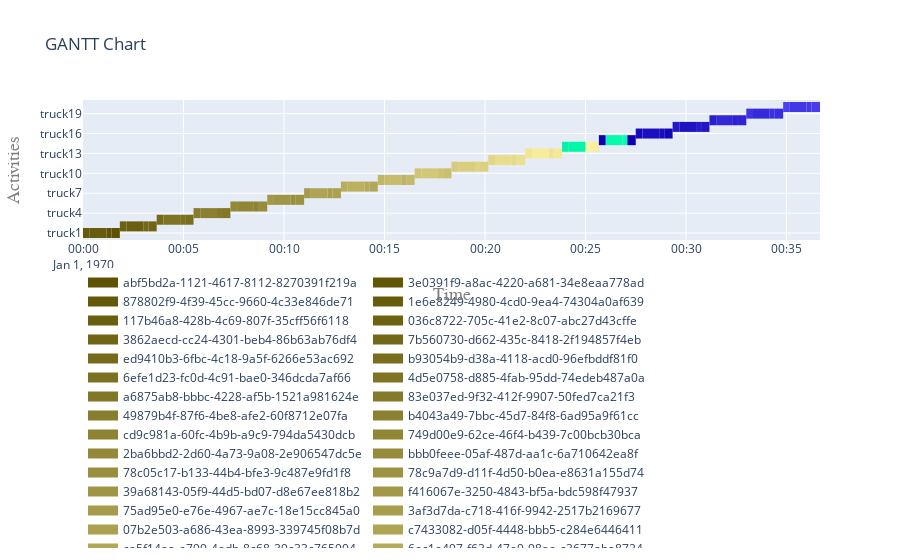

Notebook code cell kept with this figure:
### Code cell
# Example usage:
res = run(total_trucks, 1000)
trucks = res['trucks']
activities_d_truck = res['activities_d_truck']
source = res['source']
dump = res['dump']

# Plotting
fig_gantt = plot.get_gantt_chart([*trucks.values()], id_map=[*activities_d_truck.values()])
fig_step = plot.get_step_chart([source, dump])

### Figure 1 — Plotly figure (JSON) as saved in the notebook; plotly's stock layout.template omitted (floating-point values rounded to 4 significant figures)
{"data": [{"connectgaps": false, "hoverinfo": "y+name", "line": {"color": "rgb(94,82,3)", "width": 10}, "mode": "lines", "name": "abf5bd2a-1121-4617-8112-8270391f219a", "type": "scatter", "x": ["1970-01-01T00:01:25", "1970-01-01T00:01:25", "1970-01-01T00:01:50", "1970-01-01T00:01:50", "1970-01-01T00:01:50"], "y": ["truck1", "truck1", "truck1", "truck1", null]}, {"connectgaps": false, "hoverinfo": "y+name", "line": {"color": "rgb(97,85,6)", "width": 10}, "mode": "lines", "name": "3e0391f9-a8ac-4220-a681-34e8eaa778ad", "type": "scatter", "x": ["1970-01-01T00:01:10", "1970-01-01T00:01:10", "1970-01-01T00:01:25", "1970-01-01T00:01:25", "1970-01-01T00:01:25"], "y": ["truck1", "truck1", "truck1", "truck1", null]}, {"connectgaps": false, "hoverinfo": "y+name", "line": {"color": "rgb(100,88,9)", "width": 10}, "mode": "lines", "name": "878802f9-4f39-45cc-9660-4c33e846de71", "type": "scatter", "x": ["1970-01-01T00:00:00", "1970-01-01T00:00:00", "1970-01-01T00:00:20", "1970-01-01T00:00:20", "1970-01-01T00:00:20"], "y": ["truck1", "truck1", "truck1", "truck1", null]}, {"connectgaps": false, "hoverinfo": "y+name", "line": {"color": "rgb(103,91,12)", "width": 10}, "mode": "lines", "name": "1e6e8249-4980-4cd0-9ea4-74304a0af639", "type": "scatter", "x": ["1970-01-01T00:00:20", "1970-01-01T00:00:20", "1970-01-01T00:01:10", "1970-01-01T00:01:10", "1970-01-01T00:01:10"], "y": ["truck1", "truck1", "truck1", "truck1", null]}, {"connectgaps": false, "hoverinfo": "y+name", "line": {"color": "rgb(106,94,15)", "width": 10}, "mode": "lines", "name": "117b46a8-428b-4c69-807f-35cff56f6118", "type": "scatter", "x": ["1970-01-01T00:02:10", "1970-01-01T00:02:10", "1970-01-01T00:03:00", "1970-01-01T00:03:00", "1970-01-01T00:03:00"], "y": ["truck2", "truck2", "truck2", "truck2", null]}, {"connectgaps": false, "hoverinfo": "y+name", "line": {"color": "rgb(109,97,18)", "width": 10}, "mode": "lines", "name": "036c8722-705c-41e2-8c07-abc27d43cffe", "type": "scatter", "x": ["1970-01-01T00:01:50", "1970-01-01T00:01:50", "1970-01-01T00:02:10", "1970-01-01T00:02:10", "1970-01-01T00:02:10"], "y": ["truck2", "truck2", "truck2", "truck2", null]}, {"connectgaps": false, "hoverinfo": "y+name", "line": {"color": "rgb(112,100,21)", "width": 10}, "mode": "lines", "name": "3862aecd-cc24-4301-beb4-86b63ab76df4", "type": "scatter", "x": ["1970-01-01T00:03:15", "1970-01-01T00:03:15", "1970-01-01T00:03:40", "1970-01-01T00:03:40", "1970-01-01T00:03:40"], "y": ["truck2", "truck2", "truck2", "truck2", null]}, {"connectgaps": false, "hoverinfo": "y+name", "line": {"color": "rgb(115,103,24)", "width": 10}, "mode": "lines", "name": "7b560730-d662-435c-8418-2f194857f4eb", "type": "scatter", "x": ["1970-01-01T00:03:00", "1970-01-01T00:03:00", "1970-01-01T00:03:15", "1970-01-01T00:03:15", "1970-01-01T00:03:15"], "y": ["truck2", "truck2", "truck2", "truck2", null]}, {"connectgaps": false, "hoverinfo": "y+name", "line": {"color": "rgb(118,106,27)", "width": 10}, "mode": "lines", "name": "ed9410b3-6fbc-4c18-9a5f-6266e53ac692", "type": "scatter", "x": ["1970-01-01T00:03:40", "1970-01-01T00:03:40", "1970-01-01T00:04:00", "1970-01-01T00:04:00", "1970-01-01T00:04:00"], "y": ["truck3", "truck3", "truck3", "truck3", null]}, {"connectgaps": false, "hoverinfo": "y+name", "line": {"color": "rgb(121,109,30)", "width": 10}, "mode": "lines", "name": "b93054b9-d38a-4118-acd0-96efbddf81f0", "type": "scatter", "x": ["1970-01-01T00:05:05", "1970-01-01T00:05:05", "1970-01-01T00:05:30", "1970-01-01T00:05:30", "1970-01-01T00:05:30"], "y": ["truck3", "truck3", "truck3", "truck3", null]}, {"connectgaps": false, "hoverinfo": "y+name", "line": {"color": "rgb(124,112,33)", "width": 10}, "mode": "lines", "name": "6efe1d23-fc0d-4c91-bae0-346dcda7af66", "type": "scatter", "x": ["1970-01-01T00:04:50", "1970-01-01T00:04:50", "1970-01-01T00:05:05", "1970-01-01T00:05:05", "1970-01-01T00:05:05"], "y": ["truck3", "truck3", "truck3", "truck3", null]}, {"connectgaps": false, "hoverinfo": "y+name", "line": {"color": "rgb(127,115,36)", "width": 10}, "mode": "lines", "name": "4d5e0758-d885-4fab-95dd-74edeb487a0a", "type": "scatter", "x": ["1970-01-01T00:04:00", "1970-01-01T00:04:00", "1970-01-01T00:04:50", "1970-01-01T00:04:50", "1970-01-01T00:04:50"], "y": ["truck3", "truck3", "truck3", "truck3", null]}, {"connectgaps": false, "hoverinfo": "y+name", "line": {"color": "rgb(130,118,39)", "width": 10}, "mode": "lines", "name": "a6875ab8-bbbc-4228-af5b-1521a981624e", "type": "scatter", "x": ["1970-01-01T00:06:55", "1970-01-01T00:06:55", "1970-01-01T00:07:20", "1970-01-01T00:07:20", "1970-01-01T00:07:20"], "y": ["truck4", "truck4", "truck4", "truck4", null]}, {"connectgaps": false, "hoverinfo": "y+name", "line": {"color": "rgb(133,121,42)", "width": 10}, "mode": "lines", "name": "83e037ed-9f32-412f-9907-50fed7ca21f3", "type": "scatter", "x": ["1970-01-01T00:06:40", "1970-01-01T00:06:40", "1970-01-01T00:06:55", "1970-01-01T00:06:55", "1970-01-01T00:06:55"], "y": ["truck4", "truck4", "truck4", "truck4", null]}, {"connectgaps": false, "hoverinfo": "y+name", "line": {"color": "rgb(136,124,45)", "width": 10}, "mode": "lines", "name": "49879b4f-87f6-4be8-afe2-60f8712e07fa", "type": "scatter", "x": ["1970-01-01T00:05:30", "1970-01-01T00:05:30", "1970-01-01T00:05:50", "1970-01-01T00:05:50", "1970-01-01T00:05:50"], "y": ["truck4", "truck4", "truck4", "truck4", null]}, {"connectgaps": false, "hoverinfo": "y+name", "line": {"color": "rgb(139,127,48)", "width": 10}, "mode": "lines", "name": "b4043a49-7bbc-45d7-84f8-6ad95a9f61cc", "type": "scatter", "x": ["1970-01-01T00:05:50", "1970-01-01T00:05:50", "1970-01-01T00:06:40", "1970-01-01T00:06:40", "1970-01-01T00:06:40"], "y": ["truck4", "truck4", "truck4", "truck4", null]}, {"connectgaps": false, "hoverinfo": "y+name", "line": {"color": "rgb(142,130,51)", "width": 10}, "mode": "lines", "name": "cd9c981a-60fc-4b9b-a9c9-794da5430dcb", "type": "scatter", "x": ["1970-01-01T00:08:30", "1970-01-01T00:08:30", "1970-01-01T00:08:45", "1970-01-01T00:08:45", "1970-01-01T00:08:45"], "y": ["truck5", "truck5", "truck5", "truck5", null]}, {"connectgaps": false, "hoverinfo": "y+name", "line": {"color": "rgb(145,133,54)", "width": 10}, "mode": "lines", "name": "749d00e9-62ce-46f4-b439-7c00bcb30bca", "type": "scatter", "x": ["1970-01-01T00:07:40", "1970-01-01T00:07:40", "1970-01-01T00:08:30", "1970-01-01T00:08:30", "1970-01-01T00:08:30"], "y": ["truck5", "truck5", "truck5", "truck5", null]}, {"connectgaps": false, "hoverinfo": "y+name", "line": {"color": "rgb(148,136,57)", "width": 10}, "mode": "lines", "name": "2ba6bbd2-2d60-4a73-9a08-2e906547dc5e", "type": "scatter", "x": ["1970-01-01T00:07:20", "1970-01-01T00:07:20", "1970-01-01T00:07:40", "1970-01-01T00:07:40", "1970-01-01T00:07:40"], "y": ["truck5", "truck5", "truck5", "truck5", null]}, {"connectgaps": false, "hoverinfo": "y+name", "line": {"color": "rgb(151,139,60)", "width": 10}, "mode": "lines", "name": "bbb0feee-05af-487d-aa1c-6a710642ea8f", "type": "scatter", "x": ["1970-01-01T00:08:45", "1970-01-01T00:08:45", "1970-01-01T00:09:10", "1970-01-01T00:09:10", "1970-01-01T00:09:10"], "y": ["truck5", "truck5", "truck5", "truck5", null]}, {"connectgaps": false, "hoverinfo": "y+name", "line": {"color": "rgb(154,142,63)", "width": 10}, "mode": "lines", "name": "78c05c17-b133-44b4-bfe3-9c487e9fd1f8", "type": "scatter", "x": ["1970-01-01T00:10:20", "1970-01-01T00:10:20", "1970-01-01T00:10:35", "1970-01-01T00:10:35", "1970-01-01T00:10:35"], "y": ["truck6", "truck6", "truck6", "truck6", null]}, {"connectgaps": false, "hoverinfo": "y+name", "line": {"color": "rgb(157,145,66)", "width": 10}, "mode": "lines", "name": "78c9a7d9-d11f-4d50-b0ea-e8631a155d74", "type": "scatter", "x": ["1970-01-01T00:10:35", "1970-01-01T00:10:35", "1970-01-01T00:11:00", "1970-01-01T00:11:00", "1970-01-01T00:11:00"], "y": ["truck6", "truck6", "truck6", "truck6", null]}, {"connectgaps": false, "hoverinfo": "y+name", "line": {"color": "rgb(160,148,69)", "width": 10}, "mode": "lines", "name": "39a68143-05f9-44d5-bd07-d8e67ee818b2", "type": "scatter", "x": ["1970-01-01T00:09:30", "1970-01-01T00:09:30", "1970-01-01T00:10:20", "1970-01-01T00:10:20", "1970-01-01T00:10:20"], "y": ["truck6", "truck6", "truck6", "truck6", null]}, {"connectgaps": false, "hoverinfo": "y+name", "line": {"color": "rgb(163,151,72)", "width": 10}, "mode": "lines", "name": "f416067e-3250-4843-bf5a-bdc598f47937", "type": "scatter", "x": ["1970-01-01T00:09:10", "1970-01-01T00:09:10", "1970-01-01T00:09:30", "1970-01-01T00:09:30", "1970-01-01T00:09:30"], "y": ["truck6", "truck6", "truck6", "truck6", null]}, {"connectgaps": false, "hoverinfo": "y+name", "line": {"color": "rgb(166,154,75)", "width": 10}, "mode": "lines", "name": "75ad95e0-e76e-4967-ae7c-18e15cc845a0", "type": "scatter", "x": ["1970-01-01T00:11:00", "1970-01-01T00:11:00", "1970-01-01T00:11:20", "1970-01-01T00:11:20", "1970-01-01T00:11:20"], "y": ["truck7", "truck7", "truck7", "truck7", null]}, {"connectgaps": false, "hoverinfo": "y+name", "line": {"color": "rgb(169,157,78)", "width": 10}, "mode": "lines", "name": "3af3d7da-c718-416f-9942-2517b2169677", "type": "scatter", "x": ["1970-01-01T00:12:10", "1970-01-01T00:12:10", "1970-01-01T00:12:25", "1970-01-01T00:12:25", "1970-01-01T00:12:25"], "y": ["truck7", "truck7", "truck7", "truck7", null]}, {"connectgaps": false, "hoverinfo": "y+name", "line": {"color": "rgb(172,160,81)", "width": 10}, "mode": "lines", "name": "07b2e503-a686-43ea-8993-339745f08b7d", "type": "scatter", "x": ["1970-01-01T00:12:25", "1970-01-01T00:12:25", "1970-01-01T00:12:50", "1970-01-01T00:12:50", "1970-01-01T00:12:50"], "y": ["truck7", "truck7", "truck7", "truck7", null]}, {"connectgaps": false, "hoverinfo": "y+name", "line": {"color": "rgb(175,163,84)", "width": 10}, "mode": "lines", "name": "c7433082-d05f-4448-bbb5-c284e6446411", "type": "scatter", "x": ["1970-01-01T00:11:20", "1970-01-01T00:11:20", "1970-01-01T00:12:10", "1970-01-01T00:12:10", "1970-01-01T00:12:10"], "y": ["truck7", "truck7", "truck7", "truck7", null]}, {"connectgaps": false, "hoverinfo": "y+name", "line": {"color": "rgb(178,166,87)", "width": 10}, "mode": "lines", "name": "ca5f14aa-e799-4edb-8c68-39c33c765904", "type": "scatter", "x": ["1970-01-01T00:14:15", "1970-01-01T00:14:15", "1970-01-01T00:14:40", "1970-01-01T00:14:40", "1970-01-01T00:14:40"], "y": ["truck8", "truck8", "truck8", "truck8", null]}, {"connectgaps": false, "hoverinfo": "y+name", "line": {"color": "rgb(181,169,90)", "width": 10}, "mode": "lines", "name": "6ec1e497-f63d-47e9-98ae-c3677aba8724", "type": "scatter", "x": ["1970-01-01T00:14:00", "1970-01-01T00:14:00", "1970-01-01T00:14:15", "1970-01-01T00:14:15", "1970-01-01T00:14:15"], "y": ["truck8", "truck8", "truck8", "truck8", null]}, {"connectgaps": false, "hoverinfo": "y+name", "line": {"color": "rgb(184,172,93)", "width": 10}, "mode": "lines", "name": "3a470deb-f0b5-43fa-a636-09d04e476346", "type": "scatter", "x": ["1970-01-01T00:12:50", "1970-01-01T00:12:50", "1970-01-01T00:13:10", "1970-01-01T00:13:10", "1970-01-01T00:13:10"], "y": ["truck8", "truck8", "truck8", "truck8", null]}, {"connectgaps": false, "hoverinfo": "y+name", "line": {"color": "rgb(187,175,96)", "width": 10}, "mode": "lines", "name": "f2cec61c-8363-4403-89e9-b9595e45b3f0", "type": "scatter", "x": ["1970-01-01T00:13:10", "1970-01-01T00:13:10", "1970-01-01T00:14:00", "1970-01-01T00:14:00", "1970-01-01T00:14:00"], "y": ["truck8", "truck8", "truck8", "truck8", null]}, {"connectgaps": false, "hoverinfo": "y+name", "line": {"color": "rgb(190,178,99)", "width": 10}, "mode": "lines", "name": "38cce11d-1155-41b5-b1d6-38010647dbd1", "type": "scatter", "x": ["1970-01-01T00:15:50", "1970-01-01T00:15:50", "1970-01-01T00:16:05", "1970-01-01T00:16:05", "1970-01-01T00:16:05"], "y": ["truck9", "truck9", "truck9", "truck9", null]}, {"connectgaps": false, "hoverinfo": "y+name", "line": {"color": "rgb(193,181,102)", "width": 10}, "mode": "lines", "name": "6ff21984-1b60-4e02-9e9a-ab1fdac1ca0b", "type": "scatter", "x": ["1970-01-01T00:14:40", "1970-01-01T00:14:40", "1970-01-01T00:15:00", "1970-01-01T00:15:00", "1970-01-01T00:15:00"], "y": ["truck9", "truck9", "truck9", "truck9", null]}, {"connectgaps": false, "hoverinfo": "y+name", "line": {"color": "rgb(196,184,105)", "width": 10}, "mode": "lines", "name": "78e45c12-d0fa-40a4-aa1a-2d616203a90d", "type": "scatter", "x": ["1970-01-01T00:16:05", "1970-01-01T00:16:05", "1970-01-01T00:16:30", "1970-01-01T00:16:30", "1970-01-01T00:16:30"], "y": ["truck9", "truck9", "truck9", "truck9", null]}, {"connectgaps": false, "hoverinfo": "y+name", "line": {"color": "rgb(199,187,108)", "width": 10}, "mode": "lines", "name": "c930fcc2-10fc-41f6-9039-a77331a67b13", "type": "scatter", "x": ["1970-01-01T00:15:00", "1970-01-01T00:15:00", "1970-01-01T00:15:50", "1970-01-01T00:15:50", "1970-01-01T00:15:50"], "y": ["truck9", "truck9", "truck9", "truck9", null]}, {"connectgaps": false, "hoverinfo": "y+name", "line": {"color": "rgb(202,190,111)", "width": 10}, "mode": "lines", "name": "7379c244-cb20-4216-b4f6-4f7484e7bb55", "type": "scatter", "x": ["1970-01-01T00:17:55", "1970-01-01T00:17:55", "1970-01-01T00:18:20", "1970-01-01T00:18:20", "1970-01-01T00:18:20"], "y": ["truck10", "truck10", "truck10", "truck10", null]}, {"connectgaps": false, "hoverinfo": "y+name", "line": {"color": "rgb(205,193,114)", "width": 10}, "mode": "lines", "name": "a5d5e4ff-ff2c-4386-8a88-9ee7b0e33881", "type": "scatter", "x": ["1970-01-01T00:17:40", "1970-01-01T00:17:40", "1970-01-01T00:17:55", "1970-01-01T00:17:55", "1970-01-01T00:17:55"], "y": ["truck10", "truck10", "truck10", "truck10", null]}, {"connectgaps": false, "hoverinfo": "y+name", "line": {"color": "rgb(208,196,117)", "width": 10}, "mode": "lines", "name": "02708709-fe65-484c-b80e-f1cc71d4d89c", "type": "scatter", "x": ["1970-01-01T00:16:30", "1970-01-01T00:16:30", "1970-01-01T00:16:50", "1970-01-01T00:16:50", "1970-01-01T00:16:50"], "y": ["truck10", "truck10", "truck10", "truck10", null]}, {"connectgaps": false, "hoverinfo": "y+name", "line": {"color": "rgb(211,199,120)", "width": 10}, "mode": "lines", "name": "dac1113b-fbb1-4e58-8c7f-9450f5ca162a", "type": "scatter", "x": ["1970-01-01T00:16:50", "1970-01-01T00:16:50", "1970-01-01T00:17:40", "1970-01-01T00:17:40", "1970-01-01T00:17:40"], "y": ["truck10", "truck10", "truck10", "truck10", null]}, {"connectgaps": false, "hoverinfo": "y+name", "line": {"color": "rgb(214,202,123)", "width": 10}, "mode": "lines", "name": "04d2ab15-d999-4605-87e4-d01e6a43e2a0", "type": "scatter", "x": ["1970-01-01T00:18:20", "1970-01-01T00:18:20", "1970-01-01T00:18:40", "1970-01-01T00:18:40", "1970-01-01T00:18:40"], "y": ["truck11", "truck11", "truck11", "truck11", null]}, {"connectgaps": false, "hoverinfo": "y+name", "line": {"color": "rgb(217,205,126)", "width": 10}, "mode": "lines", "name": "a1c7f485-13cb-4256-a1b6-b380f64abff3", "type": "scatter", "x": ["1970-01-01T00:18:40", "1970-01-01T00:18:40", "1970-01-01T00:19:30", "1970-01-01T00:19:30", "1970-01-01T00:19:30"], "y": ["truck11", "truck11", "truck11", "truck11", null]}, {"connectgaps": false, "hoverinfo": "y+name", "line": {"color": "rgb(220,208,129)", "width": 10}, "mode": "lines", "name": "2036cfe5-a7b7-4ce3-862d-ffb7474ad798", "type": "scatter", "x": ["1970-01-01T00:19:45", "1970-01-01T00:19:45", "1970-01-01T00:20:10", "1970-01-01T00:20:10", "1970-01-01T00:20:10"], "y": ["truck11", "truck11", "truck11", "truck11", null]}, {"connectgaps": false, "hoverinfo": "y+name", "line": {"color": "rgb(223,211,132)", "width": 10}, "mode": "lines", "name": "0a4d5307-ffa1-4440-b3ed-345022b083e9", "type": "scatter", "x": ["1970-01-01T00:19:30", "1970-01-01T00:19:30", "1970-01-01T00:19:45", "1970-01-01T00:19:45", "1970-01-01T00:19:45"], "y": ["truck11", "truck11", "truck11", "truck11", null]}, {"connectgaps": false, "hoverinfo": "y+name", "line": {"color": "rgb(226,214,135)", "width": 10}, "mode": "lines", "name": "c00a0123-7815-4fad-a848-a2b232e23975", "type": "scatter", "x": ["1970-01-01T00:20:10", "1970-01-01T00:20:10", "1970-01-01T00:20:30", "1970-01-01T00:20:30", "1970-01-01T00:20:30"], "y": ["truck12", "truck12", "truck12", "truck12", null]}, {"connectgaps": false, "hoverinfo": "y+name", "line": {"color": "rgb(229,217,138)", "width": 10}, "mode": "lines", "name": "8bce4950-85f2-44b9-9d45-c96d09f8fcbb", "type": "scatter", "x": ["1970-01-01T00:21:20", "1970-01-01T00:21:20", "1970-01-01T00:21:35", "1970-01-01T00:21:35", "1970-01-01T00:21:35"], "y": ["truck12", "truck12", "truck12", "truck12", null]}, {"connectgaps": false, "hoverinfo": "y+name", "line": {"color": "rgb(232,220,141)", "width": 10}, "mode": "lines", "name": "877c68b1-fe98-40af-882b-ac15a663fe67", "type": "scatter", "x": ["1970-01-01T00:20:30", "1970-01-01T00:20:30", "1970-01-01T00:21:20", "1970-01-01T00:21:20", "1970-01-01T00:21:20"], "y": ["truck12", "truck12", "truck12", "truck12", null]}, {"connectgaps": false, "hoverinfo": "y+name", "line": {"color": "rgb(235,223,144)", "width": 10}, "mode": "lines", "name": "183a5566-546c-47cf-bd3b-d6a540e175fa", "type": "scatter", "x": ["1970-01-01T00:21:35", "1970-01-01T00:21:35", "1970-01-01T00:22:00", "1970-01-01T00:22:00", "1970-01-01T00:22:00"], "y": ["truck12", "truck12", "truck12", "truck12", null]}, {"connectgaps": false, "hoverinfo": "y+name", "line": {"color": "rgb(238,226,147)", "width": 10}, "mode": "lines", "name": "9e65f814-db77-473a-9359-627db76c7db3", "type": "scatter", "x": ["1970-01-01T00:23:10", "1970-01-01T00:23:10", "1970-01-01T00:23:25", "1970-01-01T00:23:25", "1970-01-01T00:23:25"], "y": ["truck13", "truck13", "truck13", "truck13", null]}, {"connectgaps": false, "hoverinfo": "y+name", "line": {"color": "rgb(241,229,150)", "width": 10}, "mode": "lines", "name": "94523281-2e54-4684-9d3d-f3f7b3f00bd9", "type": "scatter", "x": ["1970-01-01T00:22:00", "1970-01-01T00:22:00", "1970-01-01T00:22:20", "1970-01-01T00:22:20", "1970-01-01T00:22:20"], "y": ["truck13", "truck13", "truck13", "truck13", null]}, {"connectgaps": false, "hoverinfo": "y+name", "line": {"color": "rgb(244,232,153)", "width": 10}, "mode": "lines", "name": "b05964dc-dacb-476d-b984-dfc9ffa74f2a", "type": "scatter", "x": ["1970-01-01T00:23:25", "1970-01-01T00:23:25", "1970-01-01T00:23:50", "1970-01-01T00:23:50", "1970-01-01T00:23:50"], "y": ["truck13", "truck13", "truck13", "truck13", null]}, {"connectgaps": false, "hoverinfo": "y+name", "line": {"color": "rgb(247,235,156)", "width": 10}, "mode": "lines", "name": "fb4b4344-039b-4b5d-942b-062b3fa88c7a", "type": "scatter", "x": ["1970-01-01T00:22:20", "1970-01-01T00:22:20", "1970-01-01T00:23:10", "1970-01-01T00:23:10", "1970-01-01T00:23:10"], "y": ["truck13", "truck13", "truck13", "truck13", null]}, {"connectgaps": false, "hoverinfo": "y+name", "line": {"color": "rgb(250,238,159)", "width": 10}, "mode": "lines", "name": "d4763969-32b1-43fa-9280-a25626492c43", "type": "scatter", "x": ["1970-01-01T00:25:15", "1970-01-01T00:25:15", "1970-01-01T00:25:40", "1970-01-01T00:25:40", "1970-01-01T00:25:40"], "y": ["truck14", "truck14", "truck14", "truck14", null]}, {"connectgaps": false, "hoverinfo": "y+name", "line": {"color": "rgb(253,241,162)", "width": 10}, "mode": "lines", "name": "28a79754-b30a-4f09-8453-831b4f85bb86", "type": "scatter", "x": ["1970-01-01T00:25:00", "1970-01-01T00:25:00", "1970-01-01T00:25:15", "1970-01-01T00:25:15", "1970-01-01T00:25:15"], "y": ["truck14", "truck14", "truck14", "truck14", null]}, {"connectgaps": false, "hoverinfo": "y+name", "line": {"color": "rgb(0,244,165)", "width": 10}, "mode": "lines", "name": "5717ce80-5d38-4900-b506-f84fbc3673a6", "type": "scatter", "x": ["1970-01-01T00:23:50", "1970-01-01T00:23:50", "1970-01-01T00:24:10", "1970-01-01T00:24:10", "1970-01-01T00:24:10"], "y": ["truck14", "truck14", "truck14", "truck14", null]}, {"connectgaps": false, "hoverinfo": "y+name", "line": {"color": "rgb(3,247,168)", "width": 10}, "mode": "lines", "name": "b06af3a5-0fe4-4d5d-8614-c554a73d2ded", "type": "scatter", "x": ["1970-01-01T00:24:10", "1970-01-01T00:24:10", "1970-01-01T00:25:00", "1970-01-01T00:25:00", "1970-01-01T00:25:00"], "y": ["truck14", "truck14", "truck14", "truck14", null]}, {"connectgaps": false, "hoverinfo": "y+name", "line": {"color": "rgb(6,250,171)", "width": 10}, "mode": "lines", "name": "67a1c3f7-6eee-4092-bdaa-2f3159601b88", "type": "scatter", "x": ["1970-01-01T00:26:00", "1970-01-01T00:26:00", "1970-01-01T00:26:50", "1970-01-01T00:26:50", "1970-01-01T00:26:50"], "y": ["truck15", "truck15", "truck15", "truck15", null]}, {"connectgaps": false, "hoverinfo": "y+name", "line": {"color": "rgb(9,253,174)", "width": 10}, "mode": "lines", "name": "a8f51680-bff3-4043-8f19-af7dc1e8c5e2", "type": "scatter", "x": ["1970-01-01T00:26:50", "1970-01-01T00:26:50", "1970-01-01T00:27:05", "1970-01-01T00:27:05", "1970-01-01T00:27:05"], "y": ["truck15", "truck15", "truck15", "truck15", null]}, {"connectgaps": false, "hoverinfo": "y+name", "line": {"color": "rgb(12,0,177)", "width": 10}, "mode": "lines", "name": "eb9765a1-ef7f-4159-8ebe-61a5ef10b185", "type": "scatter", "x": ["1970-01-01T00:27:05", "1970-01-01T00:27:05", "1970-01-01T00:27:30", "1970-01-01T00:27:30", "1970-01-01T00:27:30"], "y": ["truck15", "truck15", "truck15", "truck15", null]}, {"connectgaps": false, "hoverinfo": "y+name", "line": {"color": "rgb(15,3,180)", "width": 10}, "mode": "lines", "name": "cef1cc8c-dd9f-4816-ace1-0ebc91a9e3f0", "type": "scatter", "x": ["1970-01-01T00:25:40", "1970-01-01T00:25:40", "1970-01-01T00:26:00", "1970-01-01T00:26:00", "1970-01-01T00:26:00"], "y": ["truck15", "truck15", "truck15", "truck15", null]}, {"connectgaps": false, "hoverinfo": "y+name", "line": {"color": "rgb(18,6,183)", "width": 10}, "mode": "lines", "name": "0a2df9eb-484e-4c97-8b21-555555a80d5b", "type": "scatter", "x": ["1970-01-01T00:28:55", "1970-01-01T00:28:55", "1970-01-01T00:29:20", "1970-01-01T00:29:20", "1970-01-01T00:29:20"], "y": ["truck16", "truck16", "truck16", "truck16", null]}, {"connectgaps": false, "hoverinfo": "y+name", "line": {"color": "rgb(21,9,186)", "width": 10}, "mode": "lines", "name": "ac3f1a90-ac6b-4f42-81af-48413e6441e4", "type": "scatter", "x": ["1970-01-01T00:27:30", "1970-01-01T00:27:30", "1970-01-01T00:27:50", "1970-01-01T00:27:50", "1970-01-01T00:27:50"], "y": ["truck16", "truck16", "truck16", "truck16", null]}, {"connectgaps": false, "hoverinfo": "y+name", "line": {"color": "rgb(24,12,189)", "width": 10}, "mode": "lines", "name": "953238f2-285b-4757-b9b6-075c5d8cd4fa", "type": "scatter", "x": ["1970-01-01T00:28:40", "1970-01-01T00:28:40", "1970-01-01T00:28:55", "1970-01-01T00:28:55", "1970-01-01T00:28:55"], "y": ["truck16", "truck16", "truck16", "truck16", null]}, {"connectgaps": false, "hoverinfo": "y+name", "line": {"color": "rgb(27,15,192)", "width": 10}, "mode": "lines", "name": "19d1d16b-1464-4603-a52a-c80d54aeb4f0", "type": "scatter", "x": ["1970-01-01T00:27:50", "1970-01-01T00:27:50", "1970-01-01T00:28:40", "1970-01-01T00:28:40", "1970-01-01T00:28:40"], "y": ["truck16", "truck16", "truck16", "truck16", null]}, {"connectgaps": false, "hoverinfo": "y+name", "line": {"color": "rgb(30,18,195)", "width": 10}, "mode": "lines", "name": "e18e8804-8775-45b4-b6d4-383d1558b13e", "type": "scatter", "x": ["1970-01-01T00:29:40", "1970-01-01T00:29:40", "1970-01-01T00:30:30", "1970-01-01T00:30:30", "1970-01-01T00:30:30"], "y": ["truck17", "truck17", "truck17", "truck17", null]}, {"connectgaps": false, "hoverinfo": "y+name", "line": {"color": "rgb(33,21,198)", "width": 10}, "mode": "lines", "name": "f38b8805-90dc-45c7-851e-4b2aa574f92b", "type": "scatter", "x": ["1970-01-01T00:30:45", "1970-01-01T00:30:45", "1970-01-01T00:31:10", "1970-01-01T00:31:10", "1970-01-01T00:31:10"], "y": ["truck17", "truck17", "truck17", "truck17", null]}, {"connectgaps": false, "hoverinfo": "y+name", "line": {"color": "rgb(36,24,201)", "width": 10}, "mode": "lines", "name": "765d452a-72bc-4f95-bf14-e556d7d6c6e6", "type": "scatter", "x": ["1970-01-01T00:29:20", "1970-01-01T00:29:20", "1970-01-01T00:29:40", "1970-01-01T00:29:40", "1970-01-01T00:29:40"], "y": ["truck17", "truck17", "truck17", "truck17", null]}, {"connectgaps": false, "hoverinfo": "y+name", "line": {"color": "rgb(39,27,204)", "width": 10}, "mode": "lines", "name": "d0f265d8-53cc-45e5-b80e-61162bddfdc3", "type": "scatter", "x": ["1970-01-01T00:30:30", "1970-01-01T00:30:30", "1970-01-01T00:30:45", "1970-01-01T00:30:45", "1970-01-01T00:30:45"], "y": ["truck17", "truck17", "truck17", "truck17", null]}, {"connectgaps": false, "hoverinfo": "y+name", "line": {"color": "rgb(42,30,207)", "width": 10}, "mode": "lines", "name": "f9b3ca7d-4352-4a26-a8d1-66a13a32b55c", "type": "scatter", "x": ["1970-01-01T00:31:10", "1970-01-01T00:31:10", "1970-01-01T00:31:30", "1970-01-01T00:31:30", "1970-01-01T00:31:30"], "y": ["truck18", "truck18", "truck18", "truck18", null]}, {"connectgaps": false, "hoverinfo": "y+name", "line": {"color": "rgb(45,33,210)", "width": 10}, "mode": "lines", "name": "3957ed6a-cec1-49ff-b19c-486a434b1cf9", "type": "scatter", "x": ["1970-01-01T00:32:20", "1970-01-01T00:32:20", "1970-01-01T00:32:35", "1970-01-01T00:32:35", "1970-01-01T00:32:35"], "y": ["truck18", "truck18", "truck18", "truck18", null]}, {"connectgaps": false, "hoverinfo": "y+name", "line": {"color": "rgb(48,36,213)", "width": 10}, "mode": "lines", "name": "323c5961-3da3-48e2-8c1e-d110c120cd17", "type": "scatter", "x": ["1970-01-01T00:32:35", "1970-01-01T00:32:35", "1970-01-01T00:33:00", "1970-01-01T00:33:00", "1970-01-01T00:33:00"], "y": ["truck18", "truck18", "truck18", "truck18", null]}, {"connectgaps": false, "hoverinfo": "y+name", "line": {"color": "rgb(51,39,216)", "width": 10}, "mode": "lines", "name": "6caa23e1-5b68-4220-ad0f-277bfd854a4d", "type": "scatter", "x": ["1970-01-01T00:31:30", "1970-01-01T00:31:30", "1970-01-01T00:32:20", "1970-01-01T00:32:20", "1970-01-01T00:32:20"], "y": ["truck18", "truck18", "truck18", "truck18", null]}, {"connectgaps": false, "hoverinfo": "y+name", "line": {"color": "rgb(54,42,219)", "width": 10}, "mode": "lines", "name": "088da23c-24df-45ad-94f8-fc28b67039d7", "type": "scatter", "x": ["1970-01-01T00:33:20", "1970-01-01T00:33:20", "1970-01-01T00:34:10", "1970-01-01T00:34:10", "1970-01-01T00:34:10"], "y": ["truck19", "truck19", "truck19", "truck19", null]}, {"connectgaps": false, "hoverinfo": "y+name", "line": {"color": "rgb(57,45,222)", "width": 10}, "mode": "lines", "name": "d87d2ce5-7035-47cf-97e9-a11af4ad63f0", "type": "scatter", "x": ["1970-01-01T00:34:25", "1970-01-01T00:34:25", "1970-01-01T00:34:50", "1970-01-01T00:34:50", "1970-01-01T00:34:50"], "y": ["truck19", "truck19", "truck19", "truck19", null]}, {"connectgaps": false, "hoverinfo": "y+name", "line": {"color": "rgb(60,48,225)", "width": 10}, "mode": "lines", "name": "4dd2effc-85a0-451b-b525-001c81cc583a", "type": "scatter", "x": ["1970-01-01T00:34:10", "1970-01-01T00:34:10", "1970-01-01T00:34:25", "1970-01-01T00:34:25", "1970-01-01T00:34:25"], "y": ["truck19", "truck19", "truck19", "truck19", null]}, {"connectgaps": false, "hoverinfo": "y+name", "line": {"color": "rgb(63,51,228)", "width": 10}, "mode": "lines", "name": "e17794fb-bf30-4f39-8343-5673b76ca4d4", "type": "scatter", "x": ["1970-01-01T00:33:00", "1970-01-01T00:33:00", "1970-01-01T00:33:20", "1970-01-01T00:33:20", "1970-01-01T00:33:20"], "y": ["truck19", "truck19", "truck19", "truck19", null]}, {"connectgaps": false, "hoverinfo": "y+name", "line": {"color": "rgb(66,54,231)", "width": 10}, "mode": "lines", "name": "690f7fcf-acec-4442-b96c-018f8e2b28c2", "type": "scatter", "x": ["1970-01-01T00:35:10", "1970-01-01T00:35:10", "1970-01-01T00:36:00", "1970-01-01T00:36:00", "1970-01-01T00:36:00"], "y": ["truck20", "truck20", "truck20", "truck20", null]}, {"connectgaps": false, "hoverinfo": "y+name", "line": {"color": "rgb(69,57,234)", "width": 10}, "mode": "lines", "name": "62c4d08c-9c10-4b68-a3c7-fd173780fef3", "type": "scatter", "x": ["1970-01-01T00:36:00", "1970-01-01T00:36:00", "1970-01-01T00:36:15", "1970-01-01T00:36:15", "1970-01-01T00:36:15"], "y": ["truck20", "truck20", "truck20", "truck20", null]}, {"connectgaps": false, "hoverinfo": "y+name", "line": {"color": "rgb(72,60,237)", "width": 10}, "mode": "lines", "name": "f672c6c2-1e8f-4ff8-af73-4465093c5ad3", "type": "scatter", "x": ["1970-01-01T00:36:15", "1970-01-01T00:36:15", "1970-01-01T00:36:40", "1970-01-01T00:36:40", "1970-01-01T00:36:40"], "y": ["truck20", "truck20", "truck20", "truck20", null]}, {"connectgaps": false, "hoverinfo": "y+name", "line": {"color": "rgb(75,63,240)", "width": 10}, "mode": "lines", "name": "bc0876c7-b8b6-4c99-adda-00cb8cee248b", "type": "scatter", "x": ["1970-01-01T00:34:50", "1970-01-01T00:34:50", "1970-01-01T00:35:10", "1970-01-01T00:35:10", "1970-01-01T00:35:10"], "y": ["truck20", "truck20", "truck20", "truck20", null]}], "layout": {"autosize": true, "hovermode": "closest", "legend": {"orientation": "h", "x": 0, "y": -0.2}, "title": {"text": "GANTT Chart"}, "xaxis": {"range": ["1970-01-01T00:00:00", "1970-01-01T00:36:40"], "title": {"font": {"color": "#7f7f7f", "family": "Courier New, monospace", "size": 18}, "text": "Time"}, "type": "date"}, "yaxis": {"autorange": true, "range": [-1.056, 20.06], "title": {"font": {"color": "#7f7f7f", "family": "Courier New, monospace", "size": 18}, "text": "Activities"}, "type": "category"}}}
